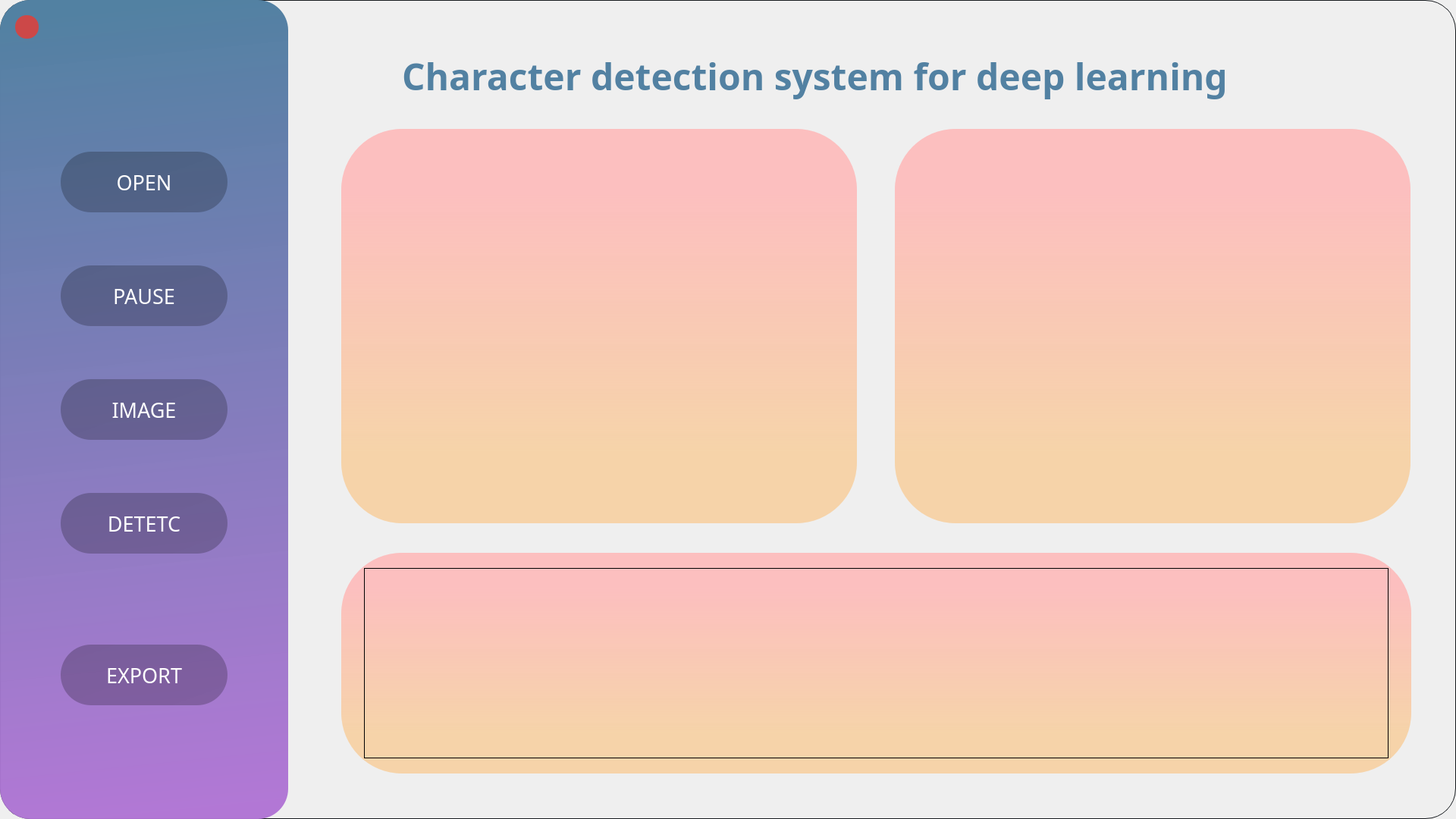
<?xml version="1.0" encoding="UTF-8"?>
<ui version="4.0">
 <class>MainWindow</class>
 <widget class="QMainWindow" name="MainWindow">
  <property name="geometry">
   <rect>
    <x>0</x>
    <y>0</y>
    <width>1920</width>
    <height>1080</height>
   </rect>
  </property>
  <property name="windowTitle">
   <string>MainWindow</string>
  </property>
  <property name="styleSheet">
   <string notr="true">QWidget#centralwidget{
border-image: url(:/newPrefix/a.png);
border:1px solid #161A1E;   /*边框的粗细，颜色*/
border-radius:40px;    /*设置圆角半径 */
padding:2px 4px;
}</string>
  </property>
  <widget class="QWidget" name="centralwidget">
   <property name="enabled">
    <bool>true</bool>
   </property>
   <widget class="QLabel" name="label">
    <property name="geometry">
     <rect>
      <x>530</x>
      <y>30</y>
      <width>1241</width>
      <height>141</height>
     </rect>
    </property>
    <property name="font">
     <font>
      <family>KacstOne</family>
      <pointsize>36</pointsize>
      <weight>75</weight>
      <bold>true</bold>
     </font>
    </property>
    <property name="styleSheet">
     <string notr="true">color: rgb(82, 129, 162, 255);
</string>
    </property>
    <property name="text">
     <string>Character detection system for deep learning</string>
    </property>
   </widget>
   <widget class="QFrame" name="frame">
    <property name="geometry">
     <rect>
      <x>0</x>
      <y>0</y>
      <width>380</width>
      <height>1080</height>
     </rect>
    </property>
    <property name="styleSheet">
     <string notr="true">#frame{
background-color: qlineargradient(spread:pad, x1:0.49, y1:0.00640909, x2:0.526, y2:1, stop:0 rgba(82, 129, 162, 255), stop:1 rgba(177, 116, 213, 247));
border-radius : 40 ;
}</string>
    </property>
    <property name="frameShape">
     <enum>QFrame::StyledPanel</enum>
    </property>
    <property name="frameShadow">
     <enum>QFrame::Raised</enum>
    </property>
    <widget class="QPushButton" name="pushButton">
     <property name="geometry">
      <rect>
       <x>80</x>
       <y>350</y>
       <width>220</width>
       <height>80</height>
      </rect>
     </property>
     <property name="font">
      <font>
       <family>KacstArt</family>
       <pointsize>20</pointsize>
       <weight>50</weight>
       <bold>false</bold>
      </font>
     </property>
     <property name="styleSheet">
      <string notr="true">background-color: qlineargradient(spread:pad, x1:0, y1:0, x2:1, y2:1, stop:0 rgba(0, 0, 0, 60), stop:1 rgba(0, 0, 0, 57));
border-radius : 40 ;
color: qlineargradient(spread:pad, x1:0, y1:0, x2:1, y2:1, stop:0 rgba(255, 255, 255, 255), stop:1 rgba(255, 255, 255, 255));</string>
     </property>
     <property name="text">
      <string>PAUSE</string>
     </property>
    </widget>
    <widget class="QPushButton" name="detectButton">
     <property name="geometry">
      <rect>
       <x>80</x>
       <y>650</y>
       <width>220</width>
       <height>80</height>
      </rect>
     </property>
     <property name="font">
      <font>
       <family>KacstArt</family>
       <pointsize>20</pointsize>
      </font>
     </property>
     <property name="styleSheet">
      <string notr="true">background-color: qlineargradient(spread:pad, x1:0, y1:0, x2:1, y2:1, stop:0 rgba(0, 0, 0, 60), stop:1 rgba(0, 0, 0, 57));
border-radius : 40 ;
color: qlineargradient(spread:pad, x1:0, y1:0, x2:1, y2:1, stop:0 rgba(255, 255, 255, 255), stop:1 rgba(255, 255, 255, 255));</string>
     </property>
     <property name="text">
      <string>DETETC</string>
     </property>
    </widget>
    <widget class="QPushButton" name="openButton">
     <property name="geometry">
      <rect>
       <x>80</x>
       <y>200</y>
       <width>220</width>
       <height>80</height>
      </rect>
     </property>
     <property name="font">
      <font>
       <family>KacstArt</family>
       <pointsize>20</pointsize>
       <weight>50</weight>
       <bold>false</bold>
      </font>
     </property>
     <property name="styleSheet">
      <string notr="true">background-color: qlineargradient(spread:pad, x1:0, y1:0, x2:1, y2:1, stop:0 rgba(0, 0, 0, 60), stop:1 rgba(0, 0, 0, 57));
border-radius : 40 ;
color: qlineargradient(spread:pad, x1:0, y1:0, x2:1, y2:1, stop:0 rgba(255, 255, 255, 255), stop:1 rgba(255, 255, 255, 255));</string>
     </property>
     <property name="text">
      <string>OPEN</string>
     </property>
    </widget>
    <widget class="QPushButton" name="imageButton">
     <property name="geometry">
      <rect>
       <x>80</x>
       <y>500</y>
       <width>220</width>
       <height>80</height>
      </rect>
     </property>
     <property name="font">
      <font>
       <family>KacstArt</family>
       <pointsize>20</pointsize>
       <weight>50</weight>
       <bold>false</bold>
      </font>
     </property>
     <property name="styleSheet">
      <string notr="true">background-color: qlineargradient(spread:pad, x1:0, y1:0, x2:1, y2:1, stop:0 rgba(0, 0, 0, 60), stop:1 rgba(0, 0, 0, 57));
border-radius : 40 ;
color: qlineargradient(spread:pad, x1:0, y1:0, x2:1, y2:1, stop:0 rgba(255, 255, 255, 255), stop:1 rgba(255, 255, 255, 255));</string>
     </property>
     <property name="text">
      <string>IMAGE</string>
     </property>
    </widget>
    <widget class="QPushButton" name="exportButton">
     <property name="geometry">
      <rect>
       <x>80</x>
       <y>850</y>
       <width>220</width>
       <height>80</height>
      </rect>
     </property>
     <property name="font">
      <font>
       <family>KacstArt</family>
       <pointsize>20</pointsize>
       <weight>50</weight>
       <bold>false</bold>
      </font>
     </property>
     <property name="styleSheet">
      <string notr="true">background-color: qlineargradient(spread:pad, x1:0, y1:0, x2:1, y2:1, stop:0 rgba(0, 0, 0, 60), stop:1 rgba(0, 0, 0, 57));
border-radius : 40 ;
color: qlineargradient(spread:pad, x1:0, y1:0, x2:1, y2:1, stop:0 rgba(255, 255, 255, 255), stop:1 rgba(255, 255, 255, 255));</string>
     </property>
     <property name="text">
      <string>EXPORT</string>
     </property>
    </widget>
    <widget class="QPushButton" name="escButton">
     <property name="geometry">
      <rect>
       <x>20</x>
       <y>20</y>
       <width>31</width>
       <height>31</height>
      </rect>
     </property>
     <property name="styleSheet">
      <string notr="true">background-color: rgb(204, 72, 72);
border-radius : 15 ;
color: qlineargradient(spread:pad, x1:0, y1:0, x2:1, y2:1, stop:0 rgba(255, 255, 255, 255), stop:1 rgba(255, 255, 255, 255));</string>
     </property>
     <property name="text">
      <string/>
     </property>
    </widget>
   </widget>
   <widget class="QFrame" name="frame_3">
    <property name="geometry">
     <rect>
      <x>1180</x>
      <y>170</y>
      <width>680</width>
      <height>520</height>
     </rect>
    </property>
    <property name="styleSheet">
     <string notr="true">#frame_3{
background-color: qlineargradient(spread:pad, x1:0.505526, y1:0.903, x2:0.504263, y2:0.079, stop:0.105263 rgba(255, 177, 82, 113), stop:0.905263 rgba(255, 180, 180, 207));
border-radius : 80 ;
}</string>
    </property>
    <property name="frameShape">
     <enum>QFrame::StyledPanel</enum>
    </property>
    <property name="frameShadow">
     <enum>QFrame::Raised</enum>
    </property>
    <widget class="QLabel" name="detectlabel">
     <property name="geometry">
      <rect>
       <x>20</x>
       <y>20</y>
       <width>640</width>
       <height>480</height>
      </rect>
     </property>
     <property name="styleSheet">
      <string notr="true"/>
     </property>
     <property name="text">
      <string/>
     </property>
    </widget>
   </widget>
   <widget class="QFrame" name="frame_4">
    <property name="geometry">
     <rect>
      <x>450</x>
      <y>170</y>
      <width>680</width>
      <height>520</height>
     </rect>
    </property>
    <property name="styleSheet">
     <string notr="true">#frame_4{
background-color: qlineargradient(spread:pad, x1:0.505526, y1:0.903, x2:0.504263, y2:0.079, stop:0.105263 rgba(255, 177, 82, 113), stop:0.905263 rgba(255, 180, 180, 207));
border-radius : 80 ;
}</string>
    </property>
    <property name="frameShape">
     <enum>QFrame::StyledPanel</enum>
    </property>
    <property name="frameShadow">
     <enum>QFrame::Raised</enum>
    </property>
    <widget class="QLabel" name="videolabel">
     <property name="geometry">
      <rect>
       <x>20</x>
       <y>20</y>
       <width>640</width>
       <height>480</height>
      </rect>
     </property>
     <property name="styleSheet">
      <string notr="true"/>
     </property>
     <property name="text">
      <string/>
     </property>
    </widget>
   </widget>
   <widget class="QFrame" name="frame_5">
    <property name="geometry">
     <rect>
      <x>450</x>
      <y>729</y>
      <width>1411</width>
      <height>291</height>
     </rect>
    </property>
    <property name="styleSheet">
     <string notr="true">#frame_5{
background-color: qlineargradient(spread:pad, x1:0.505526, y1:0.903, x2:0.504263, y2:0.079, stop:0.105263 rgba(255, 177, 82, 113), stop:0.905263 rgba(255, 180, 180, 207));
border-radius : 80 ;
}</string>
    </property>
    <property name="frameShape">
     <enum>QFrame::StyledPanel</enum>
    </property>
    <property name="frameShadow">
     <enum>QFrame::Raised</enum>
    </property>
    <widget class="QTableWidget" name="tableWidget">
     <property name="geometry">
      <rect>
       <x>30</x>
       <y>20</y>
       <width>1351</width>
       <height>251</height>
      </rect>
     </property>
     <property name="styleSheet">
      <string notr="true">background-color: qlineargradient(spread:pad, x1:0, y1:0, x2:1, y2:1, stop:0 rgba(0, 0, 0, 0), stop:1 rgba(0, 0, 0, 0));
</string>
     </property>
    </widget>
   </widget>
  </widget>
 </widget>
 <resources>
  <include location="picture.qrc"/>
 </resources>
 <connections/>
</ui>
